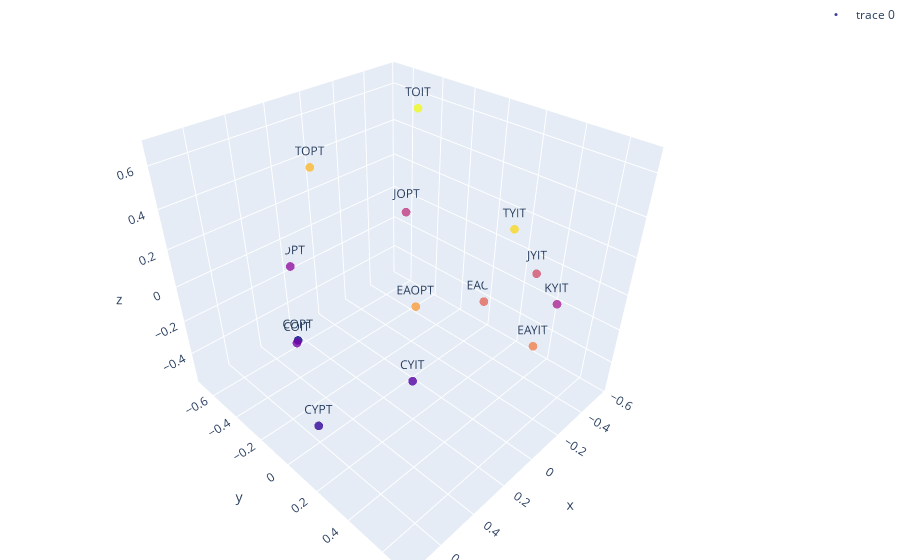

The code cell stored with this chart in its notebook:
### Code cell
import plotly.graph_objects as go
import numpy as np

# Helix equation
t = np.linspace(0, 20, 100)
x, y, z = np.cos(t), np.sin(t), t

fig = go.Figure(data=[go.Scatter3d(
    x=df['d1'], 
    y=df['d2'], 
    z=df['d3'],
    mode='markers+text',
    text = df['name'],
    marker=dict(
        size=3,
        color = [ i for i in range(14)],
#         colorscale='Viridis',   # choose a colorscale
        opacity=0.8
    )
)])
fig.update_traces(textposition='top center')
fig.update_layout(margin=dict(l=0, r=0, b=0, t=0), showlegend = True)
fig.show()

### Figure 1 — Plotly figure (JSON) as saved in the notebook; plotly's stock layout.template omitted (floating-point values rounded to 4 significant figures)
{"data": [{"marker": {"color": [0, 1, 2, 3, 4, 5, 6, 7, 8, 9, 10, 11, 12, 13], "opacity": 0.8, "size": 3}, "mode": "markers+text", "text": ["COPT", "CYPT", "CYIT", "COIT", "KOPT", "KYIT", "JOPT", "JYIT", "EAOIT", "EAYIT", "EAOPT", "TOPT", "TYIT", "TOIT"], "textposition": "top center", "type": "scatter3d", "x": [0.545, 0.74, 0.427, 0.642, 0.187, -0.072, -0.389, -0.313, -0.568, -0.361, -0.402, 0.095, -0.224, -0.306], "y": [-0.167, 0.2, 0.41, -0.032, -0.695, 0.696, -0.431, 0.442, -0.012, 0.449, -0.362, -0.582, 0.362, -0.278], "z": [-0.114, -0.217, -0.045, 0.012, -0.151, 0.216, 0.043, 0.116, -0.415, -0.325, -0.549, 0.413, 0.345, 0.671]}], "layout": {"margin": {"b": 0, "l": 0, "r": 0, "t": 0}, "showlegend": true}}
